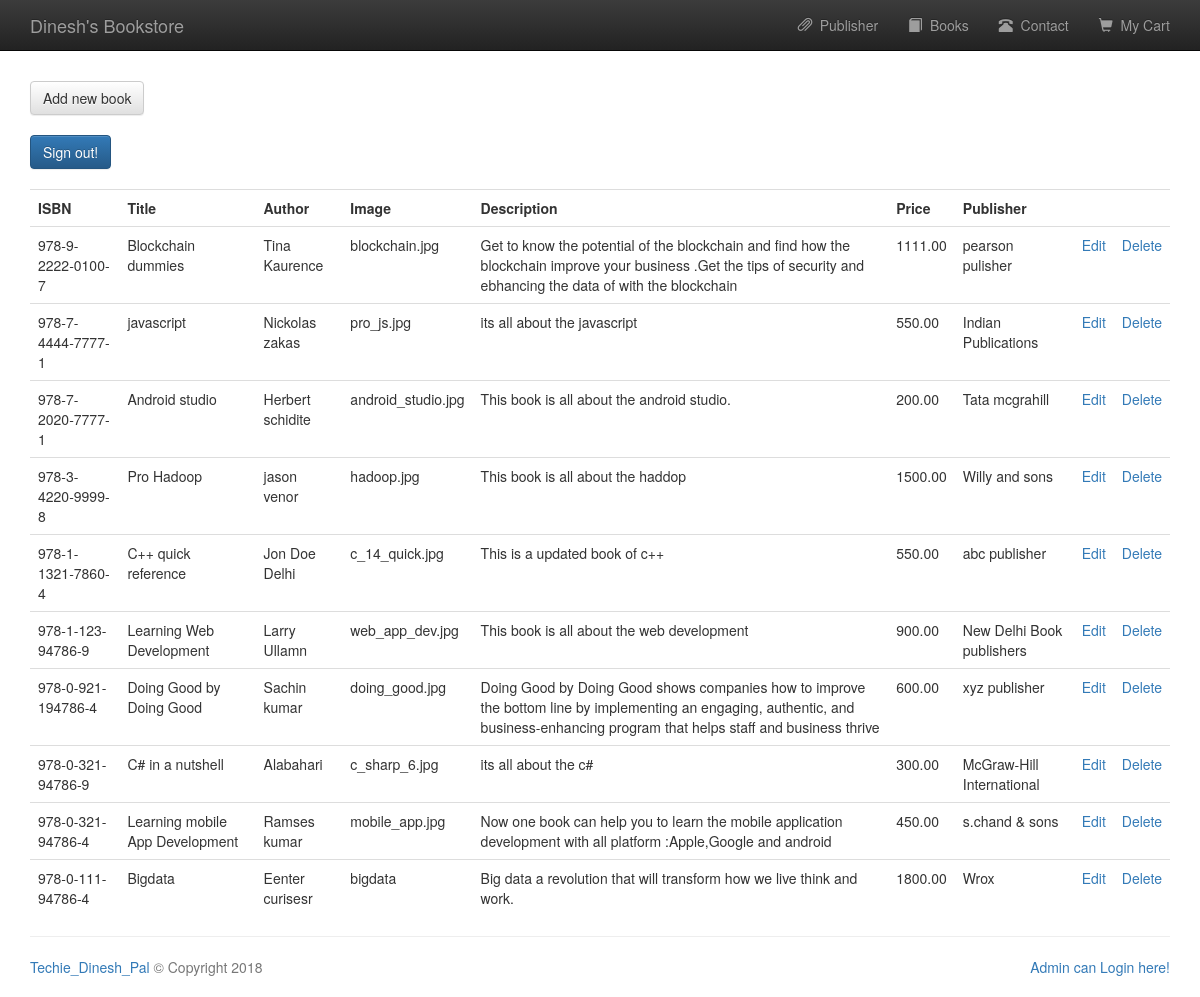
/admin_book.php (signed in), run on the app's committed database.
### tables this page shows
CREATE TABLE IF NOT EXISTS `books` (
  `book_isbn` varchar(20) NOT NULL,
  `book_title` varchar(100) DEFAULT NULL,
  `book_author` varchar(100) DEFAULT NULL,
  `book_image` varchar(255) DEFAULT NULL,
  `book_descr` text NOT NULL,
  `book_price` decimal(6,2) NOT NULL,
  `publisherid` int(10) NOT NULL,
  PRIMARY KEY (`book_isbn`)
);

CREATE TABLE IF NOT EXISTS `publisher` (
  `publisherid` int(10) UNSIGNED NOT NULL AUTO_INCREMENT,
  `publisher_name` varchar(60) NOT NULL,
  PRIMARY KEY (`publisherid`)
);

### functions/database_functions.php (called while the page is built, shortened)
<?php
	function getPubName($conn, $pubid){
		$query = "SELECT publisher_name FROM publisher WHERE publisherid = '$pubid'";
		$result = mysqli_query($conn, $query);
		$row = mysqli_fetch_assoc($result);
		return $row['publisher_name'];
	}
	function getAll($conn){
		$query = "SELECT * from books ORDER BY book_isbn DESC";
		$result = mysqli_query($conn, $query);
		return $result;
	}
?>

### admin_book.php (the view, shortened to what this page needs)
<?php
	require_once "./includes/header.php";
	require_once "./functions/database_functions.php";
	$conn = db_connect();
	$result = getAll($conn);
?>
	<p class="lead"><a href="admin_add.php"class="btn btn-default">Add new book</a></p>
	<a href="admin_signout.php" class="btn btn-primary">Sign out!</a>
	<table class="table" style="margin-top: 20px">
		<tr>
			<th>ISBN</th>
			<th>Title</th>
			<th>Author</th>
			<th>Image</th>
			<th>Description</th>
			<th>Price</th>
			<th>Publisher</th>
			<th>&nbsp;</th>
			<th>&nbsp;</th>
		</tr>
		<?php while($row = mysqli_fetch_assoc($result)){ ?>
		<tr>
			<td><?php echo $row['book_isbn']; ?></td>
			<td><?php echo $row['book_title']; ?></td>
			<td><?php echo $row['book_author']; ?></td>
			<td><?php echo $row['book_image']; ?></td>
			<td><?php echo $row['book_descr']; ?></td>
			<td><?php echo $row['book_price']; ?></td>
			<td><?php echo getPubName($conn, $row['publisherid']); ?></td>
			<td><a href="admin_edit.php?bookisbn=<?php echo $row['book_isbn']; ?>">Edit</a></td>
			<td><a href="admin_delete.php?bookisbn=<?php echo $row['book_isbn']; ?>">Delete</a></td>
		</tr>
		<?php } ?>
	</table>
<?php
	require_once "./includes/footer.php";
?>

### includes/header.php (shortened to what this page needs)
<!DOCTYPE html>
<html lang="en">
  <head>
    <link href="./bootstrap/css/bootstrap.min.css" rel="stylesheet">
    <link href="./bootstrap/css/bootstrap-theme.min.css" rel="stylesheet">
    <link href="./bootstrap/css/jumbotron.css" rel="stylesheet">
  </head>
  <body>
    <nav class="navbar navbar-inverse navbar-fixed-top">
      <div class="container">
        <div class="navbar-header">
          <a class="navbar-brand" href="index.php">Dinesh's Bookstore</a>
        </div>
        <div id="navbar" class="navbar-collapse collapse">
          <ul class="nav navbar-nav navbar-right">
              <li><a href="publisher_list.php"><span class="glyphicon glyphicon-paperclip"></span>&nbsp; Publisher</a></li>
              <li><a href="books.php"><span class="glyphicon glyphicon-book"></span>&nbsp; Books</a></li>
              <li><a href="contact.php"><span class="glyphicon glyphicon-phone-alt"></span>&nbsp; Contact</a></li>
              <li><a href="cart.php"><span class="glyphicon glyphicon-shopping-cart"></span>&nbsp; My Cart</a></li>
            </ul>
        </div>
      </div>
    </nav>
    <div class="container" id="main">

### includes/footer.php (shortened to what this page needs)
	<hr>
      	<footer>
        	<div class="text-muted pull-left">
            	<a href="http://techiedinesh.com" target="_blank">Techie_Dinesh_Pal </a>
              &copy; Copyright 2018
        	</div>
        	<div class="text-muted pull-right">
          		<a href="admin.php">Admin can Login here!</a>
        	</div>
      	</footer>
    </div>
  </body>
</html>

### data on the page
books: book_isbn "978-9-2222-0100-7", book_title "Blockchain dummies", book_author "Tina Kaurence", book_image "blockchain.jpg", book_descr "Get to know the potential of the blockchain and find how the blockchain improve your business .Get the tips of security and ebhancing the data of with the blockchain", book_price "1111.00", publisherid.publisher_name "pearson pulisher"
books: book_isbn "978-7-4444-7777-1", book_title "javascript", book_author "Nickolas zakas", book_image "pro_js.jpg", book_descr "its all about the javascript", book_price "550.00", publisherid.publisher_name "Indian Publications"
books: book_isbn "978-7-2020-7777-1", book_title "Android studio", book_author "Herbert schidite", book_image "android_studio.jpg", book_descr "This book is all about the android studio.", book_price "200.00", publisherid.publisher_name "Tata mcgrahill"
books: book_isbn "978-3-4220-9999-8", book_title "Pro Hadoop", book_author "jason venor", book_image "hadoop.jpg", book_descr "This book is all about the haddop", book_price "1500.00", publisherid.publisher_name "Willy and sons"
books: book_isbn "978-1-1321-7860-4", book_title "C++ quick reference", book_author "Jon Doe Delhi", book_image "c_14_quick.jpg", book_descr "This is a updated book of c++", book_price "550.00", publisherid.publisher_name "abc publisher"
books: book_isbn "978-1-123-94786-9", book_title "Learning Web Development", book_author "Larry Ullamn", book_image "web_app_dev.jpg", book_descr "This book is all about the web development", book_price "900.00", publisherid.publisher_name "New Delhi Book publishers"
books: book_isbn "978-0-921-194786-4", book_title "Doing Good by Doing Good", book_author "Sachin kumar", book_image "doing_good.jpg", book_descr "Doing Good by Doing Good shows companies how to improve the bottom line by implementing an engaging, authentic, and business-enhancing program that helps staff and business thrive", book_price "600.00", publisherid.publisher_name "xyz publisher"
books: book_isbn "978-0-321-94786-9", book_title "C# in a nutshell", book_author "Alabahari", book_image "c_sharp_6.jpg", book_descr "its all about the c#", book_price "300.00", publisherid.publisher_name "McGraw-Hill International"
books: book_isbn "978-0-321-94786-4", book_title "Learning mobile App Development", book_author "Ramses kumar", book_image "mobile_app.jpg", book_descr "Now one book can help you to learn the mobile application development with all platform :Apple,Google and android", book_price "450.00", publisherid.publisher_name "s.chand & sons"
books: book_isbn "978-0-111-94786-4", book_title "Bigdata", book_author "Eenter curisesr", book_image "bigdata", book_descr "Big data a revolution that will transform how we live think and work.", book_price "1800.00", publisherid.publisher_name "Wrox"
